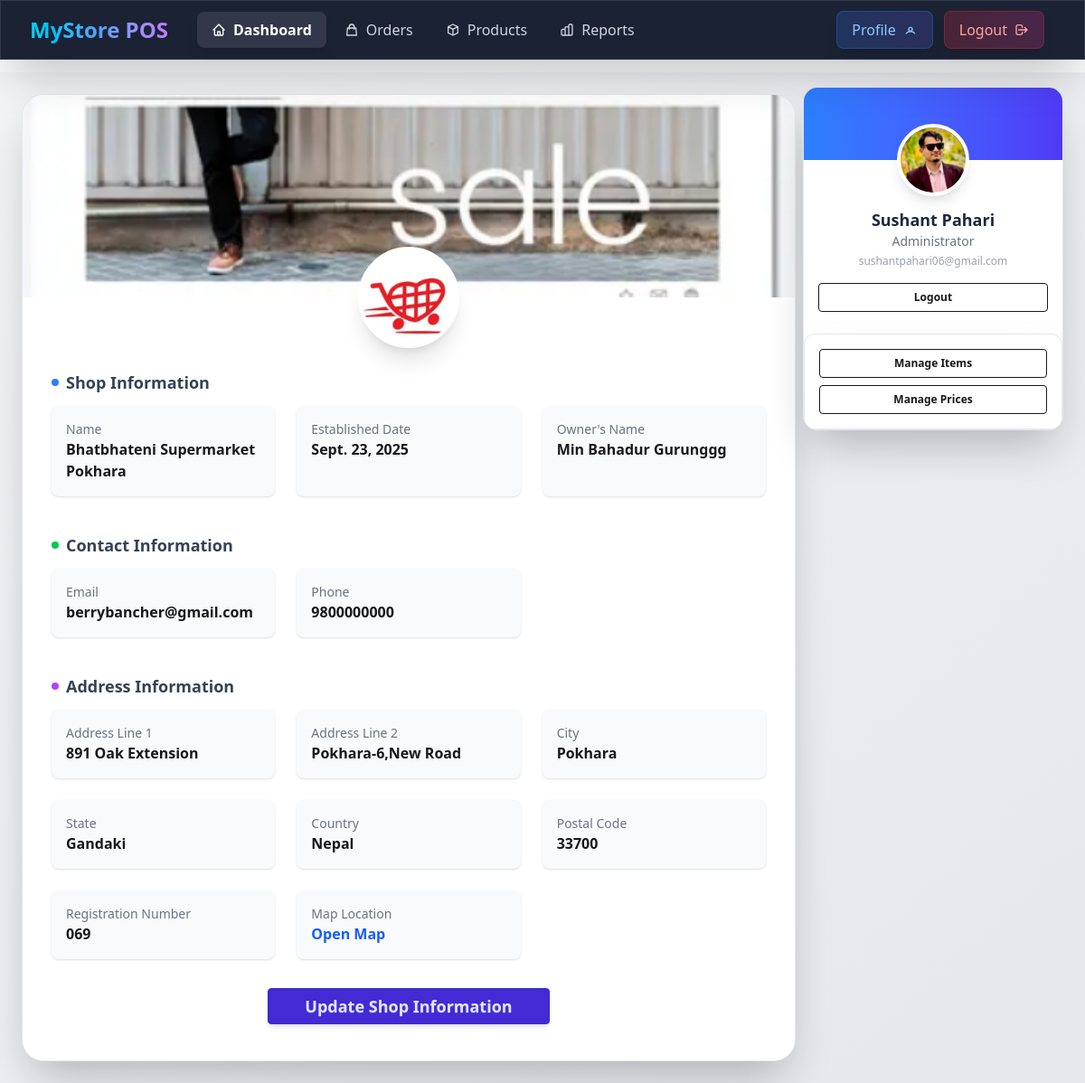
/shop/profile/ (signed in), run on an earlier commit of the app's database.
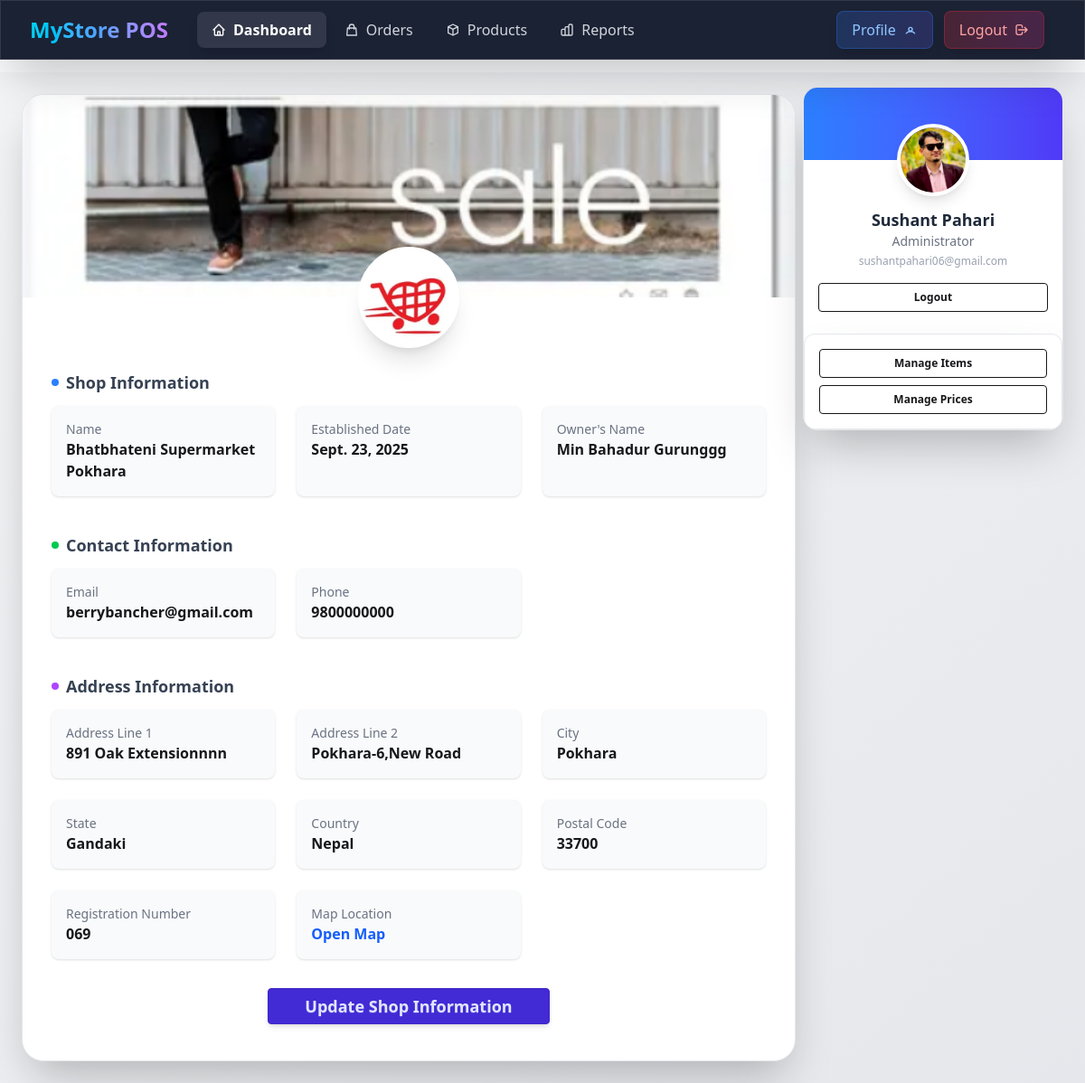
And on a later commit of the database.
### accounts/models.py (models this page shows, shortened)
class CustomUser(AbstractUser):
    address = models.CharField(max_length=255, null=True, blank=True)
    phone_number = models.CharField(max_length=10, null=True, blank=True)
    profile_pic = models.ImageField(upload_to="profile_pics", null=True, blank=True)

### shop/models.py (models this page shows, shortened)
class Shop(models.Model):
    admin_user = models.OneToOneField("accounts.CustomUser", on_delete=models.CASCADE, related_name='shop')
    name = models.CharField(max_length=255)
    code=models.CharField(max_length=10, unique=True, blank=True, null=True)
    slug = models.SlugField(unique=True,blank=True, null=True)
    owner_name = models.CharField(max_length=255)
    email = models.EmailField(blank=True, null=True)
    phone_number = models.CharField(max_length=20)
    address_line_1 = models.CharField(max_length=255)
    address_line_2 = models.CharField(max_length=255)
    city=models.CharField(max_length=50)
    state=models.CharField(max_length=50)
    country=models.CharField(max_length=50)
    postal_code=models.CharField(max_length=50)
    map_location_url=models.URLField(blank=True, null=True)
    registration_number = models.CharField(max_length=100, blank=True, null=True)
    logo = models.ImageField(upload_to="shop_logos/", blank=True, null=True)
    banner = models.ImageField(upload_to="shop_banners/", blank=True, null=True)
    is_active = models.BooleanField(default=True)
    created_at = models.DateTimeField(auto_now_add=True)
    updated_at = models.DateTimeField(auto_now=True)
    established_date = models.DateField(blank=True, null=True)

### shop/views.py (the view)
# urls.py: path("profile/", views.shop_profile, name="shop_profile"),
@login_required
def shop_profile(request):
    shop_admin = request.user
    try:
        shop_data = shop_admin.shop
    except Exception:
        messages.warning(request, "You need to register your shop first.")
        return redirect("shop:shop_register")
    context = {
        'admin': shop_admin,
        'shop': shop_data
    }
    return render(request, "shop/profile.html", context)

### shop/templates/shop/profile.html (shortened to what this page needs)
{% extends 'base.html' %}
{% load text_extras %}
{% block content %}
<main class="min-h-screen flex justify-center p-6 w-full bg-gradient-to-br from-gray-100 to-gray-200 dark:from-gray-900 dark:to-gray-800 relative lg:pr-80">
    <div class="hidden lg:block fixed top-24 right-6 w-72 space-y-4 z-30">
        <div class="rounded-2xl shadow-2xl bg-white dark:bg-gray-800 overflow-hidden border border-gray-200 dark:border-gray-700">
            <div class="relative -mt-10 flex flex-col items-center px-4 pb-6">
                <img src="{{admin.profile_pic.url}}" alt="User Profile"
                     class="w-20 h-20 rounded-full object-cover border-4 border-white shadow-lg">
                <h3 class="mt-3 text-lg font-bold text-gray-800 dark:text-gray-200">{{admin.get_full_name}}</h3>
                <p class="text-sm text-gray-500">Administrator</p>
                <p class="text-xs text-gray-400 mt-1 truncate">{{admin.email}}</p>
                <a class="btn btn-sm btn-outline mt-4 w-full" href="{% url 'accounts:logout_view' %}">Logout</a>
            </div>
            <div class="rounded-xl shadow-2xl bg-white dark:bg-gray-800 border border-gray-200 dark:border-gray-700 p-4 space-y-2 ">
                <a class="btn btn-outline btn-sm w-full" href="{% url 'shop:item_list' %}">Manage Items</a>
                <a class="btn btn-outline btn-sm w-full" href="#">Manage Prices</a>
            </div>
        </div>
        </div>
    <div class="w-full max-w-5xl shadow-2xl rounded-3xl overflow-hidden bg-white dark:bg-gray-900 border border-gray-200 dark:border-gray-700">
        <div class="relative h-56">
            {% if shop.banner %}
            <img src="{{shop.banner.url}}" alt="Banner"
                 class="w-full h-full object-cover">
            {% else %}
                <div class="w-full h-full object-cover" style="background-color: lightgreen"></div>
            {% endif %}
            <div class="absolute -bottom-14 left-1/2 transform -translate-x-1/2">
                {% if shop.logo %}
                    <img src="{{ shop.logo.url }}" alt="Logo"
                        class="w-28 h-28 rounded-full border-4 border-white dark:border-gray-800 shadow-xl object-cover bg-white">
                {% else %}
                    <div class="w-28 h-28 rounded-full border-4 border-white dark:border-gray-800 shadow-xl text-center flex items-center justify-center text-black text-2xl font-bold"
                        style="background-color: yellow">
                        {{ shop.code|only_shop_name }}
                    </div>
                {% endif %}
            </div>
        </div>
        <div class="p-8 pt-20 space-y-10">
            <section>
                <h2 class="flex items-center gap-2 text-lg font-bold text-gray-700 dark:text-gray-300 mb-3">
                    <span class="w-2 h-2 rounded-full bg-blue-500"></span> Shop Information
                </h2>
                <div class="grid md:grid-cols-2 lg:grid-cols-3 gap-6">
                    <div class="p-4 bg-gray-50 dark:bg-gray-800 rounded-lg shadow-sm">
                        <label class="block text-gray-500 text-sm">Name</label>
                        <p class="font-semibold">{{shop.name}}</p>
                    </div>
                    <div class="p-4 bg-gray-50 dark:bg-gray-800 rounded-lg shadow-sm">
                        <label class="block text-gray-500 text-sm">Established Date</label>
                        <p class="font-semibold">{{shop.established_date}}</p>
                    </div>
                    <div class="p-4 bg-gray-50 dark:bg-gray-800 rounded-lg shadow-sm">
                        <label class="block text-gray-500 text-sm">Owner's Name</label>
                        <p class="font-semibold">{{shop.owner_name}}</p>
                    </div>
                </div>
            </section>
            <section>
                <h2 class="flex items-center gap-2 text-lg font-bold text-gray-700 dark:text-gray-300 mb-3">
                    <span class="w-2 h-2 rounded-full bg-green-500"></span> Contact Information
                </h2>
                <div class="grid md:grid-cols-2 lg:grid-cols-3 gap-6">
                    <div class="p-4 bg-gray-50 dark:bg-gray-800 rounded-lg shadow-sm">
                        <label class="block text-gray-500 text-sm">Email</label>
                        <p class="font-semibold">{{shop.email}}</p>
                    </div>
                    <div class="p-4 bg-gray-50 dark:bg-gray-800 rounded-lg shadow-sm">
                        <label class="block text-gray-500 text-sm">Phone</label>
                        <p class="font-semibold">{{shop.phone_number}}</p>
                    </div>
                </div>
            </section>
            <section>
                <h2 class="flex items-center gap-2 text-lg font-bold text-gray-700 dark:text-gray-300 mb-3">
                    <span class="w-2 h-2 rounded-full bg-purple-500"></span> Address Information
                </h2>
                <div class="grid md:grid-cols-2 lg:grid-cols-3 gap-6">
                    <div class="p-4 bg-gray-50 dark:bg-gray-800 rounded-lg shadow-sm">
                        <label class="block text-gray-500 text-sm">Address Line 1</label>
                        <p class="font-semibold">{{shop.address_line_1}}</p>
                    </div>
                    <div class="p-4 bg-gray-50 dark:bg-gray-800 rounded-lg shadow-sm">
                        <label class="block text-gray-500 text-sm">Address Line 2</label>
                        <p class="font-semibold">{{shop.address_line_2}}</p>
                    </div>
                    <div class="p-4 bg-gray-50 dark:bg-gray-800 rounded-lg shadow-sm">
                        <label class="block text-gray-500 text-sm">City</label>
                        <p class="font-semibold">{{shop.city}}</p>
                    </div>
                    <div class="p-4 bg-gray-50 dark:bg-gray-800 rounded-lg shadow-sm">
                        <label class="block text-gray-500 text-sm">State</label>
                        <p class="font-semibold">{{shop.state}}</p>
                    </div>
                    <div class="p-4 bg-gray-50 dark:bg-gray-800 rounded-lg shadow-sm">
                        <label class="block text-gray-500 text-sm">Country</label>
                        <p class="font-semibold">{{shop.country}}</p>
                    </div>
                    <div class="p-4 bg-gray-50 dark:bg-gray-800 rounded-lg shadow-sm">
                        <label class="block text-gray-500 text-sm">Postal Code</label>
                        <p class="font-semibold">{{shop.postal_code}}</p>
                    </div>
                    <div class="p-4 bg-gray-50 dark:bg-gray-800 rounded-lg shadow-sm">
                        <label class="block text-gray-500 text-sm">Registration Number</label>
                        <p class="font-semibold">{{shop.registration_number}}</p>
                    </div>
                    <div class="p-4 bg-gray-50 dark:bg-gray-800 rounded-lg shadow-sm">
                        <label class="block text-gray-500 text-sm">Map Location</label>
                        <a target="_blank" href="{{shop.map_location_url}}" class="font-semibold text-blue-600 hover:underline">
                            Open Map
                        </a>
                    </div>
                </div>
            </section>
        </div>
        <div class="px-8 pb-10 flex justify-center">
            <a class="btn btn-primary px-10 py-2 text-lg shadow-md hover:shadow-lg" href="{% url 'shop:shop_update' %}">
                Update Shop Information
            </a>
        </div>
    </div>
</main>
{% endblock content %}

### theme/templates/base.html (shortened to what this page needs)
{% load static tailwind_tags %}
<!DOCTYPE html>
<html lang="en">
<head>
    {% tailwind_css %}
</head>
<body class="bg-gray-50 dark:bg-gray-900 transition-colors duration-300">
{% block header %}
<header class="w-full bg-gradient-to-r from-slate-900 via-purple-900 to-slate-900 text-white shadow-2xl fixed top-0 left-0 z-50 glass-morphism">
    <div class="w-full px-4 sm:px-6 lg:px-8">
        <div class="flex justify-between items-center h-16">
            <div class="flex items-center flex-1">
                <div class="flex-shrink-0 mr-8">
                    <div class="font-bold text-xl sm:text-2xl bg-gradient-to-r from-cyan-400 via-blue-400 to-purple-400 bg-clip-text text-transparent animate-pulse">
                    </div>
                </div>
                <nav class="hidden [@media(min-width:1100px)]:flex items-center space-x-1">
                    <a href="#"
                       data-page="dashboard"
                       class="nav-link nav-gradient px-4 py-2 rounded-lg font-semibold bg-white/10 text-white transition-all duration-300 hover:bg-white/20 hover:scale-105 shadow-lg">
                        <span class="flex items-center space-x-2">
                            <svg class="w-4 h-4" fill="none" stroke="currentColor" viewBox="0 0 24 24">
                                <path stroke-linecap="round" stroke-linejoin="round" stroke-width="2" d="M3 12l2-2m0 0l7-7 7 7M5 10v10a1 1 0 001 1h3m10-11l2 2m-2-2v10a1 1 0 01-1 1h-3m-6 0a1 1 0 001-1v-4a1 1 0 011-1h2a1 1 0 011 1v4a1 1 0 001 1m-6 0h6"></path>
                            </svg>
                            <span>Dashboard</span>
                        </span>
                    </a>
                    <a href="#"
                       data-page="orders"
                       class="nav-link nav-gradient px-4 py-2 rounded-lg font-normal text-gray-300 transition-all duration-300 hover:bg-white/10 hover:text-white hover:scale-105">
                        <span class="flex items-center space-x-2">
                            <svg class="w-4 h-4" fill="none" stroke="currentColor" viewBox="0 0 24 24">
                                <path stroke-linecap="round" stroke-linejoin="round" stroke-width="2" d="M16 11V7a4 4 0 00-8 0v4M5 9h14l1 12H4L5 9z"></path>
                            </svg>
                            <span>Orders</span>
                        </span>
                    </a>
                    <a href="#"
                       data-page="products"
                       class="nav-link nav-gradient px-4 py-2 rounded-lg font-normal text-gray-300 transition-all duration-300 hover:bg-white/10 hover:text-white hover:scale-105">
                        <span class="flex items-center space-x-2">
                            <svg class="w-4 h-4" fill="none" stroke="currentColor" viewBox="0 0 24 24">
                                <path stroke-linecap="round" stroke-linejoin="round" stroke-width="2" d="M20 7l-8-4-8 4m16 0l-8 4m8-4v10l-8 4m0-10L4 7m8 4v10M4 7v10l8 4"></path>
                            </svg>
                            <span>Products</span>
                        </span>
                    </a>
                    <a href="#"
                       data-page="reports"
                       class="nav-link nav-gradient px-4 py-2 rounded-lg font-normal text-gray-300 transition-all duration-300 hover:bg-white/10 hover:text-white hover:scale-105">
                        <span class="flex items-center space-x-2">
                            <span>Reports</span>
                        </span>
                    </a>
                </nav>
            </div>
            <div class="flex items-center space-x-2 sm:space-x-3">
                <a href="{% url 'shop:shop_profile' %}"
                   class="px-3 sm:px-4 py-2 rounded-lg bg-gradient-to-r from-blue-500/20 to-indigo-500/20 hover:from-blue-500/30 hover:to-indigo-500/30 text-blue-300 hover:text-blue-200 border border-blue-500/30 transition-all duration-300 flex items-center space-x-2 hover:scale-105 shadow-lg">
                    <span class="hidden sm:inline">Profile</span>
                    <svg class="w-4 h-4" fill="none" stroke="currentColor" viewBox="0 0 24 24">
                        <path stroke-linecap="round" stroke-linejoin="round" stroke-width="2"
                              d="M5.121 17.804A7.5 7.5 0 0112 15a7.5 7.5 0 016.879 2.804M15 11a3 3 0 11-6 0 3 3 0 016 0z"/>
                    </svg>
                </a>
                <a href="{% url 'accounts:logout_view' %}"
                   class="px-3 sm:px-4 py-2 rounded-lg bg-gradient-to-r from-red-500/20 to-pink-500/20 hover:from-red-500/30 hover:to-pink-500/30 text-red-300 hover:text-red-200 border border-red-500/30 transition-all duration-300 flex items-center space-x-2 hover:scale-105 shadow-lg">
                    <span class="hidden sm:inline">Logout</span>
                    <svg class="w-4 h-4" fill="none" stroke="currentColor" viewBox="0 0 24 24">
                        <path stroke-linecap="round" stroke-linejoin="round" stroke-width="2" d="M17 16l4-4m0 0l-4-4m4 4H7m6 4v1a3 3 0 01-3 3H6a3 3 0 01-3-3V7a3 3 0 013-3h4a3 3 0 013 3v1"></path>
                    </svg>
                </a>
            </div>
        </div>
    </div>
</header>
{% endblock header %}
{% block content %}
{% endblock content %}
</body>
</html>

### theme/templates/base.html (style rules this page uses)
.glass-morphism { background: rgba(255, 255, 255, 0.05); backdrop-filter: blur(10px); border: 1px solid rgba(255, 255, 255, 0.1); }
.nav-gradient { position: relative; overflow: hidden; }
.nav-gradient::before { content: ''; position: absolute; top: 0; left: -100%; width: 100%; height: 100%; background: linear-gradient(90deg, transparent, rgba(255,255,255,0.2), transparent); transition: left 0.5s; }

### shop/templates/shop/profile.html (style rules this page uses)
body { padding-top: 80px; }
header { z-index: 9999 !important; background: rgba(15, 23, 42, 0.95) !important; backdrop-filter: blur(20px) !important; -webkit-backdrop-filter: blur(20px) !important; }
main { position: relative; z-index: 1; }

What changed in the data, as far as the page shows it:
changed Shop "Bhatbhateni Supermarket Pokhara": address_line_1 "891 Oak Extension" → "891 Oak Extensionnnn"
